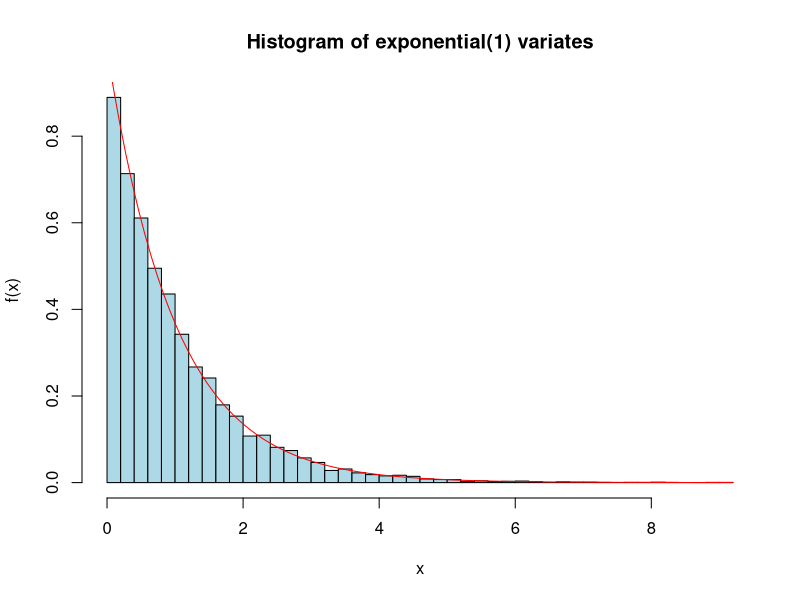

Recreate this plot in R.
values <- scan("exponential.txt")
pdf("exponential_hist.pdf")
hist(values, breaks = 50, probability = TRUE, col = "lightblue",
     xlab = "x", ylab = "f(x)", main = "Histogram of exponential(1) variates")
curve(dexp(x, rate = 1), add = TRUE, col = "red")
dev.off()
